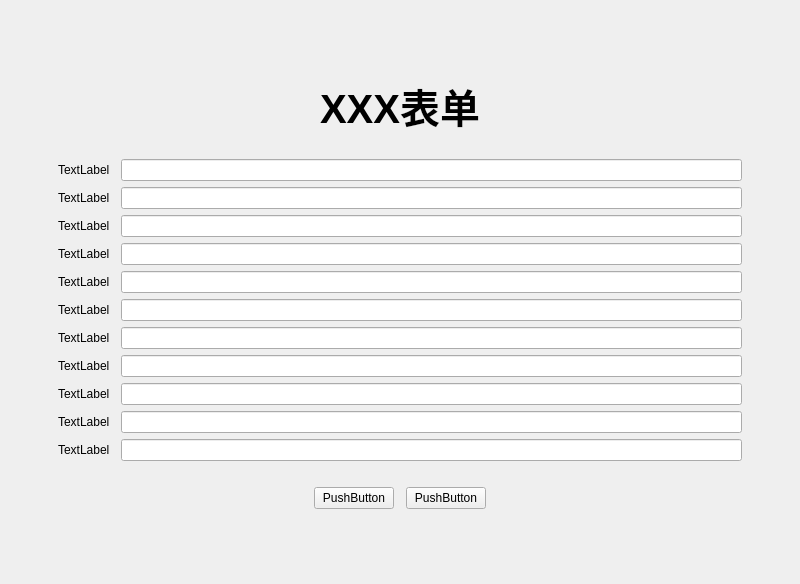
<?xml version="1.0" encoding="UTF-8"?>
<ui version="4.0">
 <class>formWindow</class>
 <widget class="QWidget" name="formWindow">
  <property name="geometry">
   <rect>
    <x>0</x>
    <y>0</y>
    <width>800</width>
    <height>584</height>
   </rect>
  </property>
  <property name="windowTitle">
   <string>Widget</string>
  </property>
  <layout class="QHBoxLayout" name="horizontalLayout_4">
   <property name="spacing">
    <number>0</number>
   </property>
   <property name="leftMargin">
    <number>0</number>
   </property>
   <property name="topMargin">
    <number>0</number>
   </property>
   <property name="rightMargin">
    <number>0</number>
   </property>
   <property name="bottomMargin">
    <number>0</number>
   </property>
   <item>
    <layout class="QHBoxLayout" name="horizontalLayout">
     <item>
      <spacer name="horizontalSpacer_2">
       <property name="orientation">
        <enum>Qt::Horizontal</enum>
       </property>
       <property name="sizeHint" stdset="0">
        <size>
         <width>40</width>
         <height>20</height>
        </size>
       </property>
      </spacer>
     </item>
     <item>
      <widget class="QWidget" name="widget_2" native="true">
       <property name="sizePolicy">
        <sizepolicy hsizetype="Preferred" vsizetype="Preferred">
         <horstretch>1</horstretch>
         <verstretch>0</verstretch>
        </sizepolicy>
       </property>
       <layout class="QVBoxLayout" name="verticalLayout">
        <item>
         <spacer name="verticalSpacer">
          <property name="orientation">
           <enum>Qt::Vertical</enum>
          </property>
          <property name="sizeHint" stdset="0">
           <size>
            <width>20</width>
            <height>40</height>
           </size>
          </property>
         </spacer>
        </item>
        <item>
         <widget class="QWidget" name="widget_3" native="true">
          <layout class="QHBoxLayout" name="horizontalLayout_3">
           <item>
            <spacer name="horizontalSpacer_5">
             <property name="orientation">
              <enum>Qt::Horizontal</enum>
             </property>
             <property name="sizeHint" stdset="0">
              <size>
               <width>40</width>
               <height>20</height>
              </size>
             </property>
            </spacer>
           </item>
           <item>
            <widget class="QLabel" name="label_12">
             <property name="font">
              <font>
               <pointsize>30</pointsize>
               <weight>75</weight>
               <bold>true</bold>
              </font>
             </property>
             <property name="text">
              <string>XXX表单</string>
             </property>
            </widget>
           </item>
           <item>
            <spacer name="horizontalSpacer_6">
             <property name="orientation">
              <enum>Qt::Horizontal</enum>
             </property>
             <property name="sizeHint" stdset="0">
              <size>
               <width>40</width>
               <height>20</height>
              </size>
             </property>
            </spacer>
           </item>
          </layout>
         </widget>
        </item>
        <item>
         <widget class="QWidget" name="widget_5" native="true">
          <layout class="QFormLayout" name="formLayout">
           <property name="horizontalSpacing">
            <number>11</number>
           </property>
           <property name="verticalSpacing">
            <number>6</number>
           </property>
           <property name="leftMargin">
            <number>9</number>
           </property>
           <property name="bottomMargin">
            <number>11</number>
           </property>
           <item row="0" column="0">
            <widget class="QLabel" name="label">
             <property name="text">
              <string>TextLabel</string>
             </property>
            </widget>
           </item>
           <item row="0" column="1">
            <widget class="QLineEdit" name="lineEdit"/>
           </item>
           <item row="1" column="0">
            <widget class="QLabel" name="label_2">
             <property name="text">
              <string>TextLabel</string>
             </property>
            </widget>
           </item>
           <item row="1" column="1">
            <widget class="QLineEdit" name="lineEdit_2"/>
           </item>
           <item row="2" column="0">
            <widget class="QLabel" name="label_3">
             <property name="text">
              <string>TextLabel</string>
             </property>
            </widget>
           </item>
           <item row="2" column="1">
            <widget class="QLineEdit" name="lineEdit_3"/>
           </item>
           <item row="3" column="0">
            <widget class="QLabel" name="label_4">
             <property name="text">
              <string>TextLabel</string>
             </property>
            </widget>
           </item>
           <item row="3" column="1">
            <widget class="QLineEdit" name="lineEdit_4"/>
           </item>
           <item row="4" column="0">
            <widget class="QLabel" name="label_5">
             <property name="text">
              <string>TextLabel</string>
             </property>
            </widget>
           </item>
           <item row="4" column="1">
            <widget class="QLineEdit" name="lineEdit_6"/>
           </item>
           <item row="5" column="0">
            <widget class="QLabel" name="label_6">
             <property name="text">
              <string>TextLabel</string>
             </property>
            </widget>
           </item>
           <item row="5" column="1">
            <widget class="QLineEdit" name="lineEdit_5"/>
           </item>
           <item row="6" column="0">
            <widget class="QLabel" name="label_7">
             <property name="text">
              <string>TextLabel</string>
             </property>
            </widget>
           </item>
           <item row="6" column="1">
            <widget class="QLineEdit" name="lineEdit_7"/>
           </item>
           <item row="7" column="0">
            <widget class="QLabel" name="label_8">
             <property name="text">
              <string>TextLabel</string>
             </property>
            </widget>
           </item>
           <item row="7" column="1">
            <widget class="QLineEdit" name="lineEdit_8"/>
           </item>
           <item row="8" column="0">
            <widget class="QLabel" name="label_9">
             <property name="text">
              <string>TextLabel</string>
             </property>
            </widget>
           </item>
           <item row="8" column="1">
            <widget class="QLineEdit" name="lineEdit_9"/>
           </item>
           <item row="9" column="0">
            <widget class="QLabel" name="label_10">
             <property name="text">
              <string>TextLabel</string>
             </property>
            </widget>
           </item>
           <item row="9" column="1">
            <widget class="QLineEdit" name="lineEdit_10"/>
           </item>
           <item row="10" column="0">
            <widget class="QLabel" name="label_11">
             <property name="text">
              <string>TextLabel</string>
             </property>
            </widget>
           </item>
           <item row="10" column="1">
            <widget class="QLineEdit" name="lineEdit_11"/>
           </item>
          </layout>
         </widget>
        </item>
        <item>
         <widget class="QWidget" name="widget" native="true">
          <layout class="QHBoxLayout" name="horizontalLayout_2">
           <property name="spacing">
            <number>12</number>
           </property>
           <item>
            <spacer name="horizontalSpacer_3">
             <property name="orientation">
              <enum>Qt::Horizontal</enum>
             </property>
             <property name="sizeHint" stdset="0">
              <size>
               <width>40</width>
               <height>20</height>
              </size>
             </property>
            </spacer>
           </item>
           <item>
            <widget class="QPushButton" name="pushButton_2">
             <property name="text">
              <string>PushButton</string>
             </property>
            </widget>
           </item>
           <item>
            <widget class="QPushButton" name="pushButton">
             <property name="text">
              <string>PushButton</string>
             </property>
            </widget>
           </item>
           <item>
            <spacer name="horizontalSpacer_4">
             <property name="orientation">
              <enum>Qt::Horizontal</enum>
             </property>
             <property name="sizeHint" stdset="0">
              <size>
               <width>40</width>
               <height>20</height>
              </size>
             </property>
            </spacer>
           </item>
          </layout>
         </widget>
        </item>
        <item>
         <spacer name="verticalSpacer_2">
          <property name="orientation">
           <enum>Qt::Vertical</enum>
          </property>
          <property name="sizeHint" stdset="0">
           <size>
            <width>20</width>
            <height>40</height>
           </size>
          </property>
         </spacer>
        </item>
       </layout>
      </widget>
     </item>
     <item>
      <spacer name="horizontalSpacer">
       <property name="orientation">
        <enum>Qt::Horizontal</enum>
       </property>
       <property name="sizeHint" stdset="0">
        <size>
         <width>40</width>
         <height>20</height>
        </size>
       </property>
      </spacer>
     </item>
    </layout>
   </item>
  </layout>
 </widget>
 <resources/>
 <connections/>
 <slots>
  <slot>clickPushButton(bool)</slot>
 </slots>
</ui>
